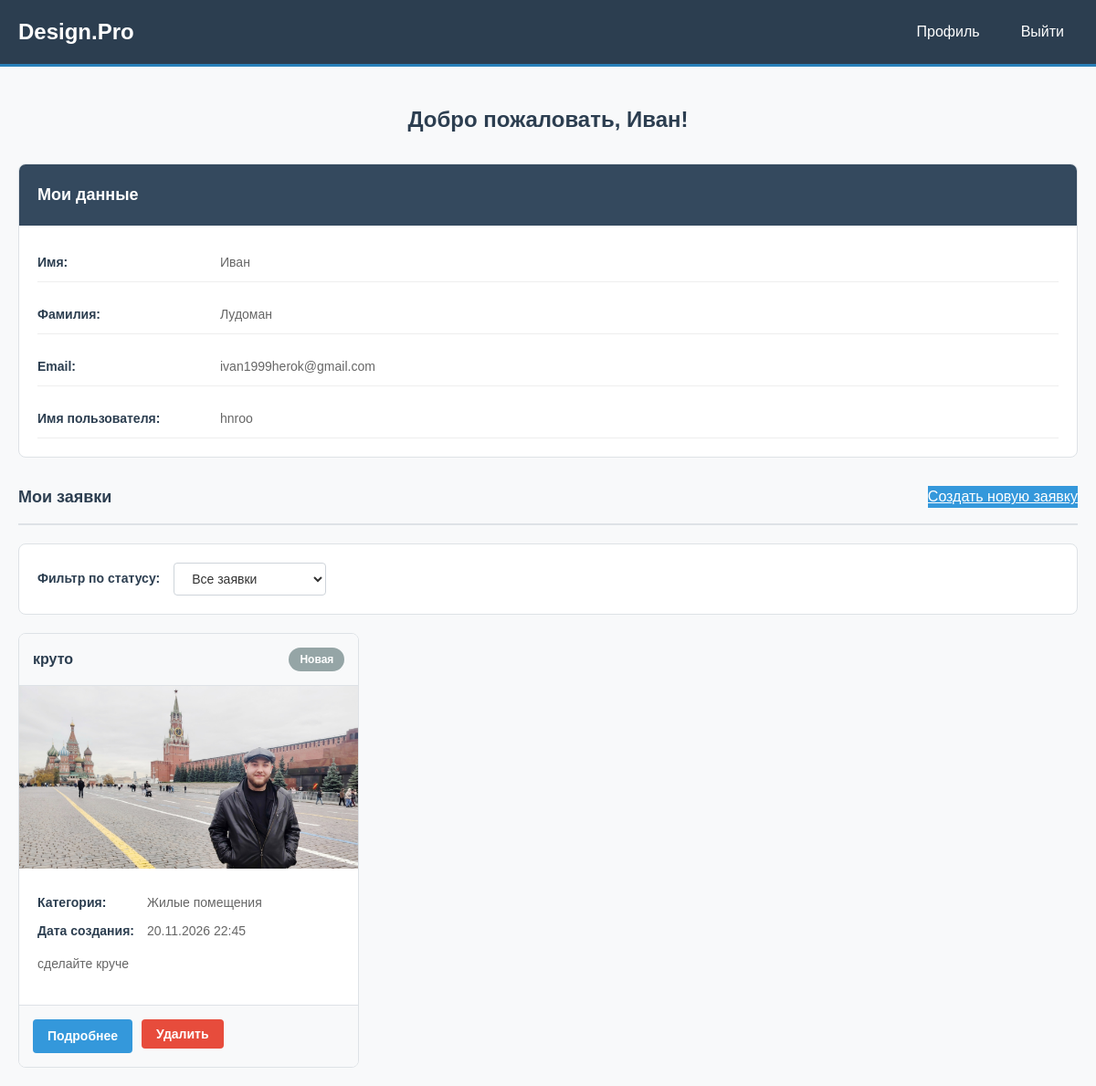
The app's page /profile/ (signed in) with its own data.
### design/models.py (models this page shows, shortened)
class CustomUser(AbstractUser):
    username_validator = UnicodeUsernameValidator()
    username = models.CharField(
        _('username'),
        max_length=150,
        unique=True,
        validators=[username_validator],
        error_messages={
            "unique": _('Пользователь с таким именем уже существует.')
        },
    )
    first_name = models.CharField(_('Имя'), max_length=150, blank=True)
    last_name = models.CharField(_('Фамилия'), max_length=150, blank=True)
    email = models.EmailField(_('Email'), unique=True, blank=True)
    USERNAME_FIELD = 'username'
    REQUIRED_FIELDS = ['email', 'first_name', 'last_name']

class Application(models.Model):
    applicant = models.ForeignKey(CustomUser, on_delete=models.CASCADE, verbose_name="Пользователь")
    title = models.CharField(max_length=150, verbose_name="Название заявки")
    description = models.TextField(max_length=500, verbose_name="Описание заявки")
    image = models.FileField(upload_to='applications/', verbose_name="Загрузите фото заявки")
    category = models.ForeignKey(Category, on_delete=models.CASCADE, verbose_name='Категория заявки')
    design_image = models.FileField(upload_to='designs/', verbose_name="Фото готового дизайна", blank=True, null=True)
    STATUS_CHOICES = [
        ('N', "Новая"),
        ('P', "Принято в работу"),
        ('D', 'Выполнено')
    ]
    status = models.CharField(max_length=1, choices=STATUS_CHOICES, default="N", verbose_name='Статус заявки')
    date = models.DateTimeField(auto_now_add=True, verbose_name="Дата создания заявки")
    comment = models.TextField(blank=True, null=True, verbose_name="Комментарий к заявке")
    favorite = models.BooleanField(default=False, verbose_name='Добавить в избранное')
    class Meta:
        verbose_name = 'Заявка'
        verbose_name_plural = 'Заявки'
        ordering = ['-date']

class Category(models.Model):
    name = models.CharField(max_length=150, help_text="Название категории", verbose_name='Название')
    class Meta:
        verbose_name = 'Категория'
        verbose_name_plural = 'Категории'

### design/views.py (the view)
# urls.py: path('profile/', views.Profile.as_view(), name='profile'),
class Profile(LoginRequiredMixin, generic.View):
    template_name = 'main/profile.html'
    def get(self, request):
        status_filter = request.GET.get('status', '')
        if status_filter:
            applications = Application.objects.filter(applicant=request.user, status=status_filter).order_by(
                '-date')
        else:
            applications = Application.objects.filter(applicant=request.user).order_by(
                '-date')
        context = {
            'user': request.user,
            'applications': applications,
            'status_filter': status_filter,
            'status_choices': Application.STATUS_CHOICES,
        }
        return render(request, self.template_name, context)

### design/templates/main/profile.html (shortened to what this page needs)
{% extends 'basic.html' %}
{% block content %}
<h2 class="welcome-title">Добро пожаловать, {{ user.first_name }}!</h2>
<div class="profile-card">
    <div class="card-header">
        <h3 class="card-title">Мои данные</h3>
    </div>
    <div class="card-body">
        <div class="profile-info">
            <div class="info-row">
                <span class="info-label">Имя:</span>
                <span class="info-value">{{ user.first_name }}</span>
            </div>
            <div class="info-row">
                <span class="info-label">Фамилия:</span>
                <span class="info-value">{{ user.last_name }}</span>
            </div>
            <div class="info-row">
                <span class="info-label">Email:</span>
                <span class="info-value">{{ user.email }}</span>
            </div>
            <div class="info-row">
                <span class="info-label">Имя пользователя:</span>
                <span class="info-value">{{ user.username }}</span>
            </div>
        </div>
    </div>
</div>
<div class="section-header">
    <h3>Мои заявки</h3>
    {% if not is_staff %}
        <a href="{% url 'application-create' %}" class="create-button">
            Создать новую заявку
        </a>
    {% endif %}
</div>
<div class="filter-box">
    <form method="get" class="filter-form">
        <label for="status" class="filter-label">Фильтр по статусу:</label>
        <select name="status" id="status" class="filter-select" onchange="this.form.submit()">
            <option value="">Все заявки</option>
        </select>
    </form>
</div>
{% if applications %}
    <div class="applications-grid">
        {% for application in applications %}
        <div class="application-card">
            <div class="application-header">
                <h4 class="application-title">{{ application.title|truncatechars:30 }}</h4>
                <span class="status-badge {{ application.status }}">
                    {{ application.get_status_display }}
                </span>
            </div>
            {% if application.image %}
                <img src="{{ application.image.url }}"
                     class="application-image"
                     alt="{{ application.title }}">
            {% endif %}
            <div class="application-body">
                <div class="application-meta">
                    <span class="meta-label">Категория:</span>
                    <span class="meta-value">{{ application.category.name }}</span>
                </div>
                <div class="application-meta">
                    <span class="meta-label">Дата создания:</span>
                    <span class="meta-value">{{ application.date|date:"d.m.Y H:i" }}</span>
                </div>
                <p class="application-description">{{ application.description|truncatechars:100 }}</p>
            </div>
            <div class="application-footer">
                <a href="{% url 'application-detail' application.id %}"
                   class="action-button view-button">
                    Подробнее
                </a>
                {% if application.status == 'N' and not is_staff %}
                    <form method="post"
                          action="{% url 'application-delete' application.id %}"
                          onsubmit="return confirm('Вы уверены, что хотите удалить заявку?');">
                        <button type="submit" class="action-button delete-button">
                            Удалить
                        </button>
                    </form>
                {% endif %}
            </div>
        </div>
        {% endfor %}
    </div>
{% endif %}
{% endblock %}

### design/templates/basic.html (shortened to what this page needs)
<!DOCTYPE html>
{% load static %}
<html lang="ru">
<head>
    <link rel="stylesheet" href="{% static 'css/style.css' %}">
</head>
<body>
<header class="site-header">
    <div class="header-container">
        <a class="logo-link" href="{% url 'index' %}">
            <h1 class="site-title">Design.Pro</h1>
        </a>
        <nav class="main-nav">
            {% if user.is_authenticated %}
                <a class="nav-item" href="{% url 'profile' %}">
                    Профиль
                </a>
                <a class="nav-item" href="{% url 'logout' %}">
                    Выйти
                </a>
            {% endif %}
        </nav>
    </div>
</header>
<main class="main-content">
    <div class="content-container">
        {% block content %} {% endblock %}
    </div>
</main>
</body>
</html>

### designpro/static/css/style.css (style rules this page uses)
body { font-family: Arial, sans-serif; margin: 0; padding: 0; background-color: #f8f9fa; color: #333; line-height: 1.5; }
.site-header { background-color: #2c3e50; padding: 15px 0; border-bottom: 3px solid #2980b9; }
.header-container { max-width: 1200px; margin: 0 auto; padding: 0 20px; display: flex; justify-content: space-between; align-items: center; }
.logo-link { text-decoration: none; color: white; }
.site-title { margin: 0; font-size: 24px; font-weight: bold; }
.main-nav { display: flex; gap: 15px; }
.nav-item { color: white; text-decoration: none; padding: 8px 15px; border-radius: 4px; }
.main-content { min-height: calc(100vh - 100px); padding: 20px 0; }
.content-container { max-width: 1200px; margin: 0 auto; padding: 0 20px; }
.action-button { display: inline-block; padding: 10px 20px; border: none; border-radius: 4px; cursor: pointer; font-size: 14px; text-decoration: none; font-weight: bold; }
.create-button { background-color: #3498db; color: white; }
.welcome-title { color: #2c3e50; margin-bottom: 30px; text-align: center; font-size: 24px; }
.profile-card { background: white; border-radius: 8px; overflow: hidden; border: 1px solid #dee2e6; margin-bottom: 30px; }
.card-header { background-color: #34495e; padding: 20px; color: white; }
.card-title { margin: 0; font-size: 18px; }
.card-body { padding: 20px; }
.profile-info { display: grid; gap: 15px; }
.info-row { display: flex; align-items: center; padding: 10px 0; border-bottom: 1px solid #eee; }
.info-label { font-weight: bold; width: 200px; color: #2c3e50; font-size: 14px; }
.info-value { color: #666; font-size: 14px; }
.section-header { display: flex; justify-content: space-between; align-items: center; margin-bottom: 20px; }
.section-header h3 { margin: 0; color: #2c3e50; font-size: 18px; }
.filter-box { background: white; padding: 20px; border-radius: 8px; margin-bottom: 20px; border: 1px solid #dee2e6; }
.filter-form { display: flex; align-items: center; gap: 15px; }
.filter-label { font-weight: bold; color: #2c3e50; font-size: 14px; }
.filter-select { padding: 8px 15px; border: 1px solid #ced4da; border-radius: 4px; background: white; color: #333; font-size: 14px; }
.applications-grid { display: grid; grid-template-columns: repeat(auto-fill, minmax(300px, 1fr)); gap: 20px; }
.application-card { background: white; border-radius: 8px; overflow: hidden; border: 1px solid #dee2e6; }
.application-header { padding: 15px; background: #f8f9fa; border-bottom: 1px solid #dee2e6; display: flex; justify-content: space-between; align-items: center; }
.application-title { margin: 0; color: #2c3e50; font-size: 16px; font-weight: bold; }
.status-badge { padding: 4px 12px; border-radius: 20px; font-size: 12px; font-weight: bold; color: white; }
.status-badge.N { background-color: #95a5a6; }
.application-image { width: 100%; height: 200px; object-fit: cover; }
.application-body { padding: 20px; }
.application-meta { display: flex; margin-bottom: 10px; color: #666; font-size: 14px; }
.meta-label { font-weight: bold; width: 120px; color: #2c3e50; }
.application-description { color: #666; margin-top: 15px; line-height: 1.5; font-size: 14px; }
.application-footer { padding: 15px; background: #f8f9fa; border-top: 1px solid #dee2e6; display: flex; gap: 10px; }
.view-button { background-color: #3498db; color: white; padding: 8px 16px; font-size: 14px; border: none; border-radius: 4px; cursor: pointer; text-decoration: none; display: inline-block; font-weight: bold; }
.delete-button { background-color: #e74c3c; color: white; padding: 8px 16px; font-size: 14px; border: none; border-radius: 4px; cursor: pointer; font-weight: bold; }
.info-value { color: #666; flex: 1; font-size: 14px; }
.section-header { display: flex; justify-content: space-between; align-items: center; margin-bottom: 20px; padding-bottom: 15px; border-bottom: 2px solid #dee2e6; }

### records on screen
CustomUser: first_name "Иван", last_name "Лудоман", email "ivan1999herok@gmail.com", username "hnroo"
Application: title "круто", status "Новая", image (picture), category.name "Жилые помещения", date "20.11.2026 22:45", description "сделайте круче", shows "Удалить"
